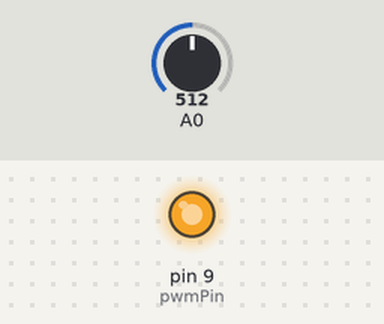
Simulated run of this sketch. Board: Arduino Uno, built with avr-gcc and run on an emulated ATmega328P. On the bench: output pins drawn as LEDs (lit = HIGH). The test bench sets the inputs (shaded band); at power-on: A0 = 512. What the sketch prints to the serial monitor is not drawn.

Above: at 1.2 s.
1.3 s: A0 set to 306
At 2.3 s:
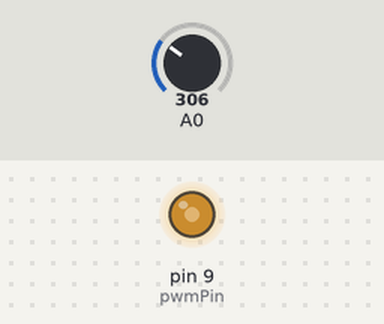
2.8 s: A0 set to 122
At 3.5 s:
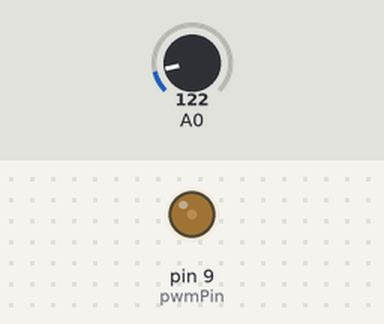
4.3 s: A0 set to 6
At 5.5 s:
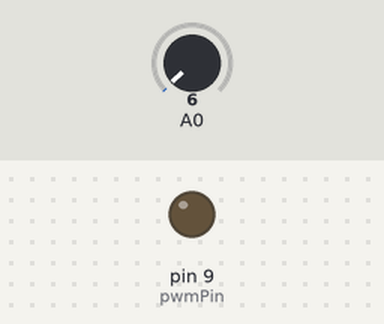
5.8 s: A0 set to 17
7.3 s: A0 set to 21
At 8.0 s:
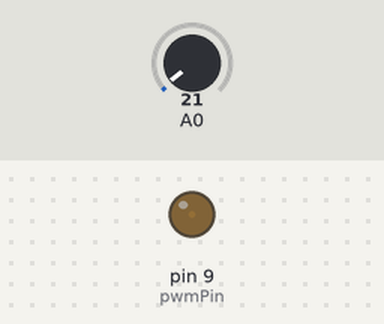
8.8 s: A0 set to 0
At 9.1 s:
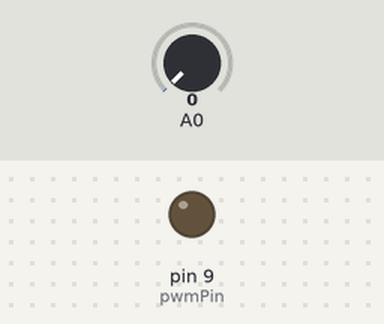
Timing chart, 0 to 11.3 s (numbered marks = the images above; inputs shaded):
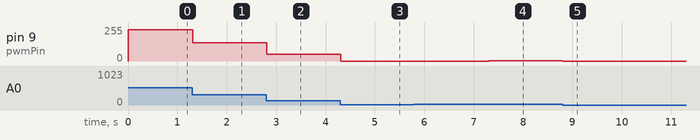

The sketch:

sketch_may05b.ino
```cpp
int sensorValue=0;
int ledDimming=0;
int pwmPin=9;
void setup() {
  // put your setup code here, to run once:
  pinMode(A0,INPUT);
  Serial.begin(9600);
  pinMode(pwmPin,OUTPUT);
}

void loop() {
  // put your main code here, to run repeatedly:
  sensorValue=analogRead(A0);
  Serial.println(sensorValue);
  delay(1);
  if(sensorValue>550){
    sensorValue=550;
  }
  else if(sensorValue<16){
    sensorValue=16;
  }
  int ledBlink=map(sensorValue, 16, 550, 0, 255);
  analogWrite(9,ledBlink);
}
```

Measured:
- after the input at 1.3 s, pin 9 (pwmPin): 236/255 → 138/255 at once
- after the input at 2.8 s, pin 9 (pwmPin): 138/255 → 50/255 at once
- after the input at 4.3 s, pin 9 (pwmPin): 50/255 → 0/255 at once
- after the input at 7.3 s, pin 9 (pwmPin): 0/255 → 2/255 at once
- after the input at 8.8 s, pin 9 (pwmPin): 2/255 → 0/255 at once
